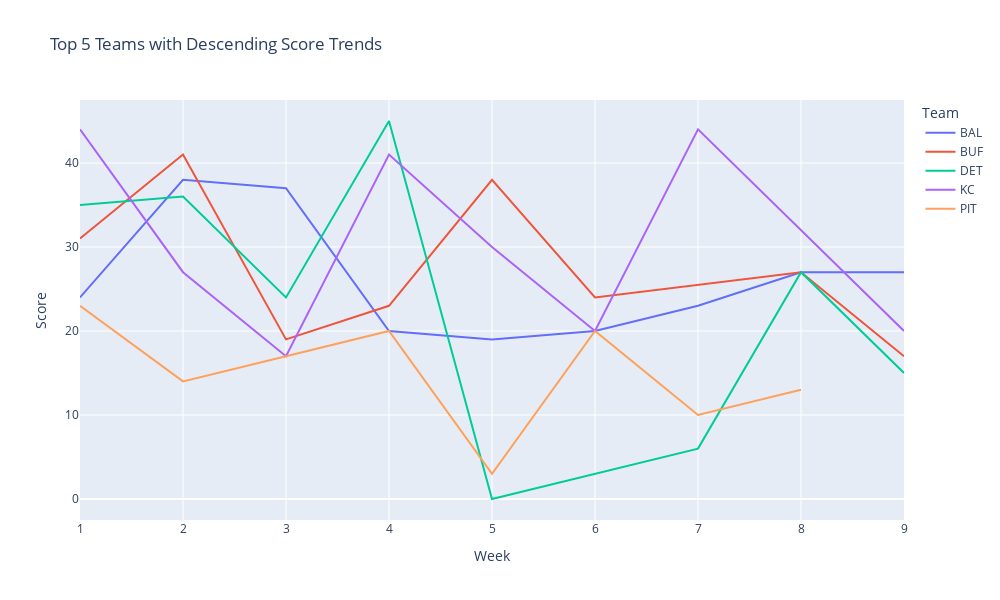

The notebook cell this image was saved under:
### Markdown cell above
下降趋势最强的5个队

### Code cell
# 绘制下降趋势的队伍得分
fig_descend = px.line(descending_scores, x='week', y='Score', color='Team',
                      title='Top 5 Teams with Descending Score Trends',
                      labels={'week': 'Week', 'Score': 'Score'},
                      width=1000, height=600)
fig_descend.show()
print(descending_teams)

### Figure 1 — Plotly figure (JSON) as saved in the notebook; plotly's stock layout.template omitted (floating-point values rounded to 4 significant figures)
{"data": [{"hovertemplate": "Team=BAL<br>Week=%{x}<br>Score=%{y}<extra></extra>", "legendgroup": "BAL", "line": {"color": "#636efa", "dash": "solid"}, "marker": {"symbol": "circle"}, "mode": "lines", "name": "BAL", "orientation": "v", "showlegend": true, "type": "scatter", "x": [1, 2, 3, 4, 5, 6, 7, 8, 9], "xaxis": "x", "y": [24, 38, 37, 20, 19, 20, 23, 27, 27], "yaxis": "y"}, {"hovertemplate": "Team=BUF<br>Week=%{x}<br>Score=%{y}<extra></extra>", "legendgroup": "BUF", "line": {"color": "#EF553B", "dash": "solid"}, "marker": {"symbol": "circle"}, "mode": "lines", "name": "BUF", "orientation": "v", "showlegend": true, "type": "scatter", "x": [1, 2, 3, 4, 5, 6, 8, 9], "xaxis": "x", "y": [31, 41, 19, 23, 38, 24, 27, 17], "yaxis": "y"}, {"hovertemplate": "Team=DET<br>Week=%{x}<br>Score=%{y}<extra></extra>", "legendgroup": "DET", "line": {"color": "#00cc96", "dash": "solid"}, "marker": {"symbol": "circle"}, "mode": "lines", "name": "DET", "orientation": "v", "showlegend": true, "type": "scatter", "x": [1, 2, 3, 4, 5, 7, 8, 9], "xaxis": "x", "y": [35, 36, 24, 45, 0, 6, 27, 15], "yaxis": "y"}, {"hovertemplate": "Team=KC<br>Week=%{x}<br>Score=%{y}<extra></extra>", "legendgroup": "KC", "line": {"color": "#ab63fa", "dash": "solid"}, "marker": {"symbol": "circle"}, "mode": "lines", "name": "KC", "orientation": "v", "showlegend": true, "type": "scatter", "x": [1, 2, 3, 4, 5, 6, 7, 9], "xaxis": "x", "y": [44, 27, 17, 41, 30, 20, 44, 20], "yaxis": "y"}, {"hovertemplate": "Team=PIT<br>Week=%{x}<br>Score=%{y}<extra></extra>", "legendgroup": "PIT", "line": {"color": "#FFA15A", "dash": "solid"}, "marker": {"symbol": "circle"}, "mode": "lines", "name": "PIT", "orientation": "v", "showlegend": true, "type": "scatter", "x": [1, 2, 3, 4, 5, 6, 7, 8], "xaxis": "x", "y": [23, 14, 17, 20, 3, 20, 10, 13], "yaxis": "y"}], "layout": {"height": 600, "legend": {"title": {"text": "Team"}, "tracegroupgap": 0}, "title": {"text": "Top 5 Teams with Descending Score Trends"}, "width": 1000, "xaxis": {"anchor": "y", "domain": [0, 1], "title": {"text": "Week"}}, "yaxis": {"anchor": "x", "domain": [0, 1], "title": {"text": "Score"}}}}
